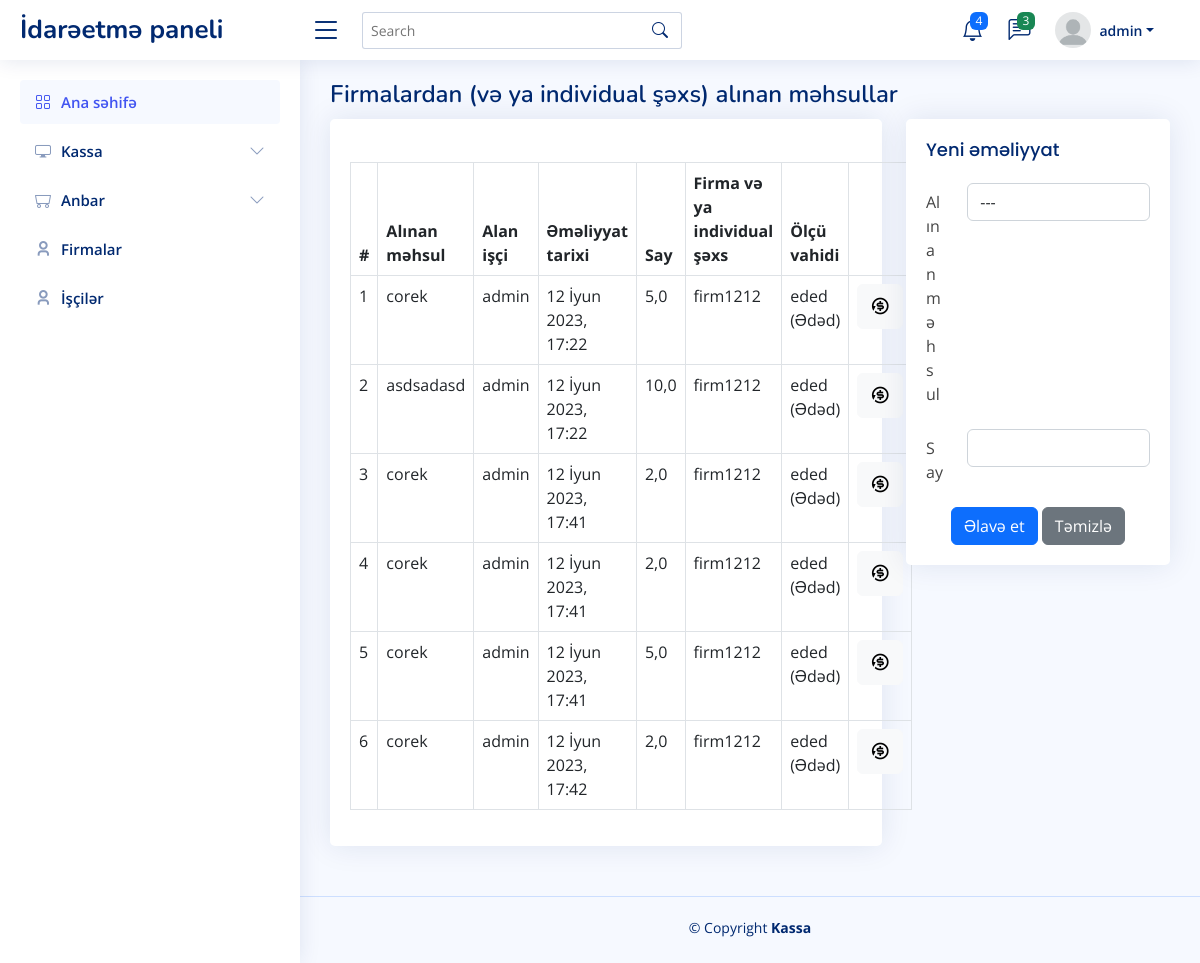
/warehouse/firm/purchase (signed in), run on the app's committed database.
### user/models.py (models this page shows, shortened)
class User(DateTimeLog, AbstractUser):
    profile_picture = models.ImageField(verbose_name='Profil şəkil', upload_to='images/user', null=True, default='images/user/profilepictures.png')
    is_manager = models.BooleanField(default=False)
    is_deleted = models.BooleanField(default=False)
    def __str__(self):
        return self.username
    class Meta:
        verbose_name = 'İşçi'
        verbose_name_plural = 'İşçilər'

### log/models.py (models this page shows, shortened)
class PurchaseProduct(models.Model):
    product = models.ForeignKey(Product, verbose_name='Alınan məhsul', on_delete=models.CASCADE)
    employee = models.ForeignKey(User, verbose_name='Alan işçi', on_delete=models.CASCADE)
    date = models.DateTimeField('Əməliyyat tarixi', auto_now_add=True)
    quantity = models.FloatField('Say')
    refunded = models.BooleanField(default=False)
    @classmethod
    def get_table_fields(cls):
        arr = ['id', 'refunded']
        fields = [field for field in cls._meta.fields if field.name not in arr]
        return fields

### pos/models.py (models this page shows, shortened)
class Product(UserLog, DateTimeLog):
    name = models.CharField(verbose_name='Məhsulun adı', max_length=100, unique=True)
    barcode = models.CharField(verbose_name='Barkod', max_length=50, blank=True, null=True, unique=True)
    picture = models.ImageField(verbose_name='Şəkil', upload_to='images/product', blank=True, null=True)
    firm = models.ForeignKey(Firm, verbose_name=Firm._meta.verbose_name, on_delete=models.CASCADE)
    price = models.FloatField(verbose_name='Satış qiyməti (AZN)')
    purchase_price = models.FloatField(verbose_name='Alış qiyməti (AZN)')
    quantity = models.FloatField(verbose_name='Say/Miqdar')
    measure = models.ForeignKey('UnitOfMeasure', verbose_name='Ölçü vahidi', on_delete=models.CASCADE)
    is_deleted = models.BooleanField(default=False)
    objects = ProductManager()
    def __str__(self):
        return self.name
    class Meta:
        verbose_name = 'Məhsul'
        verbose_name_plural = 'Məhsullar'

class Firm(models.Model):
    name = models.CharField('Ad', max_length=100)
    contact = models.CharField('Əlaqə(tel. nömrəsi, e-poçta və s.)', max_length=30, null=True, blank=True)
    def __str__(self):
        return self.name
    class Meta:
        verbose_name = 'Firma və ya individual şəxs'
        verbose_name_plural = 'Firmalar və ya individual şəxslər'

class UnitOfMeasure(models.Model):
    measure = models.CharField(verbose_name='Ölçü vahidi', max_length=50)
    abbr = models.CharField(verbose_name='Qısaldılmış adı', max_length=25)
    is_active = models.BooleanField(default=True)
    def __str__(self):
        return self.abbr + ' (' + self.measure + ')'
    class Meta:
        verbose_name = 'Ölçü vahidi'
        verbose_name_plural = 'Ölçü vahidi'

### pos/views.py (the view)
# urls.py: path('warehouse/firm/purchase', views.PurchaseProductView.as_view(), name='warehouse_firm_purchase'),
class PurchaseProductView(ListView):
    template_name = 'pos/warehouse_firm_purchase_product.html'
    queryset = PurchaseProduct.get_all_related()
    def get_context_data(self, *, object_list=None, **kwargs):
        context = super().get_context_data()
        context['purchase_product_fields'] = PurchaseProduct.get_table_fields()
        context['products'] = Product.objects.values('id', 'name')
        return context

### pos/managers.py (called while the page is built)
    def get_queryset(self):
        queryset = super().get_queryset()\
            .filter(is_deleted=False)
        return queryset

### templates/pos/warehouse_firm_purchase_product.html (shortened to what this page needs)
{% extends 'pos/index.html' %}
{% block main %}
    <div class="pagetitle">
        <h1>Firmalardan (və ya individual şəxs) alınan məhsullar</h1>
    </div>
    <section class="section">
      <div class="row">
        <div class="col-lg-8">
                <div class="card">
                    <div class="card-body table-wrapper-scroll-y my-custom-scrollbar h-25">
                        <h5 class="card-title"></h5>
                        <table class="table table-bordered">
                            <thead>
                                <tr>
                                    <th scope="col">#</th>
                                    {% for purchase_product_field in purchase_product_fields %}
                                        <th scope="col">{{ purchase_product_field.verbose_name }}</th>
                                    {%endfor%}
                                    <th scope="col">Firma və ya individual şəxs</th>
                                    <th scope="col">Ölçü vahidi</th>
                                </tr>
                            </thead>
                            <tbody>
                                {% for purchase_product in object_list %}
                                    <tr>
                                        <td>{{ forloop.counter }}</td>
                                        <td>{{ purchase_product.product }}</td>
                                        <td>{{ purchase_product.employee }}</td>
                                        <td>{{ purchase_product.date }}</td>
                                        <td>{{ purchase_product.quantity }}</td>
                                        <td>{{ purchase_product.product.firm }}</td>
                                        <td>{{ purchase_product.product.measure }}</td>
                                        <td>
                                            <button class="btn btn-light geri_qaytar_btn" title="Geri qaytar" id="{{ purchase_product.pk }}">
                                                <i class="fa-2x ri-refund-2-fill" style="font-size: 20px;"></i>
                                            </button>
                                        </td>
                                    </tr>
                                 {% empty %}
                                    <tr>
                                        <td colspan="8" class="text-center">Məlumat yoxdur</td>
                                    </tr>
                                {% endfor %}
                            </tbody>
                        </table>
                    </div>
                </div>
            </div>
        <div class="col-lg-4">
          <div class="card">
            <div class="card-body">
              <h5 class="card-title">Yeni əməliyyat</h5>
              <form action="{% url 'pos:warehouse_firm_purchase_create' %}" method="post">
                <div class="row mb-3">
                    <label for="inputProduct" class="col-sm-2 col-form-label">Alınan məhsul</label>
                    <div class="col-sm-10">
                        <select class="form-control" id="inputProduct" name="product" required>
                            <option value="">---</option>
                        </select>
                    </div>
                </div>
                <div class="row mb-3">
                  <label for="inputQuantity" class="col-sm-2 col-form-label">Say</label>
                  <div class="col-sm-10">
                    <input type="text" class="form-control" id="inputQuantity" name="quantity" required>
                  </div>
                </div>
                <div class="text-center">
                  <button type="submit" class="btn btn-primary">Əlavə et</button>
                  <button type="reset" class="btn btn-secondary">Təmizlə</button>
                </div>
              </form>
            </div>
          </div>
        </div>
      </div>
    </section>
{% endblock %}

### templates/partials/header.html (shortened to what this page needs)
  <header id="header" class="header fixed-top d-flex align-items-center">
    <div class="d-flex align-items-center justify-content-between">
      <a class="logo d-flex align-items-center">
        <span class="d-none d-lg-block">İdarəetmə paneli</span>
      </a>
      <i class="bi bi-list toggle-sidebar-btn"></i>
    </div>
    <div class="search-bar">
      <form class="search-form d-flex align-items-center" method="POST" action="#">
        <input type="text" name="query" placeholder="Search" title="Enter search keyword">
        <button type="submit" title="Search"><i class="bi bi-search"></i></button>
      </form>
    </div>
    <nav class="header-nav ms-auto">
      <ul class="d-flex align-items-center" style="margin-right: 30px;">
        <li class="nav-item dropdown">
          <a class="nav-link nav-icon" href="#" data-bs-toggle="dropdown">
            <i class="bi bi-bell"></i>
            <span class="badge bg-primary badge-number">4</span>
          </a>
        </li>
        <li class="nav-item dropdown">
          <a class="nav-link nav-icon" href="#" data-bs-toggle="dropdown">
            <i class="bi bi-chat-left-text"></i>
            <span class="badge bg-success badge-number">3</span>
          </a>
        </li>
        <li class="nav-item dropdown pe-3">
          <a class="nav-link nav-profile d-flex align-items-center pe-0" href="#" data-bs-toggle="dropdown">
            <img src="{{ user.profile_picture.url }}" alt="Profile" class="rounded-circle">
            <span class="d-none d-md-block dropdown-toggle ps-2">{{ user }}</span>
          </a>
        </li>
      </ul>
    </nav>
  </header>

### static/assets/css/style.css (style rules this page uses)
:root { scroll-behavior: smooth; }
body { font-family: "Open Sans", sans-serif; background: #f6f9ff; color: #444444; }
a { color: #4154f1; text-decoration: none; }
h1, h2, h3, h4, h5, h6 { font-family: "Nunito", sans-serif; }
.pagetitle { margin-bottom: 10px; }
.pagetitle h1 { font-size: 24px; margin-bottom: 0; font-weight: 600; color: #012970; }
.card { margin-bottom: 30px; border: none; border-radius: 5px; box-shadow: 0px 0 30px rgba(1, 41, 112, 0.1); }
.card-title { padding: 20px 0 15px 0; font-size: 18px; font-weight: 500; color: #012970; font-family: "Poppins", sans-serif; }
.card-body { padding: 0 20px 20px 20px; }
.logo { line-height: 1; }
@media (min-width: 1200px) { .logo { width: 280px; } }
.logo span { font-size: 26px; font-weight: 700; color: #012970; font-family: "Nunito", sans-serif; }
.header { transition: all 0.5s; z-index: 997; height: 60px; box-shadow: 0px 2px 20px rgba(1, 41, 112, 0.1); background-color: #fff; padding-left: 20px; }
.header .toggle-sidebar-btn { font-size: 32px; padding-left: 10px; cursor: pointer; color: #012970; }
.header .search-bar { min-width: 360px; padding: 0 20px; }
.header .search-form { width: 100%; }
.header .search-form input { border: 0; font-size: 14px; color: #012970; border: 1px solid rgba(1, 41, 112, 0.2); padding: 7px 38px 7px 8px; border-radius: 3px; transition: 0.3s; width: 100%; }
.header .search-form button { border: 0; padding: 0; margin-left: -30px; background: none; }
.header .search-form button i { color: #012970; }
.header-nav ul { list-style: none; }
.header-nav>ul { margin: 0; padding: 0; }
.header-nav .nav-icon { font-size: 22px; color: #012970; margin-right: 25px; position: relative; }
.header-nav .nav-profile { color: #012970; }
.header-nav .nav-profile img { max-height: 36px; }
.header-nav .nav-profile span { font-size: 14px; font-weight: 600; }
.header-nav .badge-number { position: absolute; inset: -2px -5px auto auto; font-weight: normal; font-size: 12px; padding: 3px 6px; }

### data on the page
User: profile_picture (picture), username "admin"
PurchaseProduct: product "corek", employee "admin", date "12 İyun 2023, 17:22", quantity "5,0", product.firm "firm1212", product.measure "eded (Ədəd)"
PurchaseProduct: product "asdsadasd", employee "admin", date "12 İyun 2023, 17:22", quantity "10,0", product.firm "firm1212", product.measure "eded (Ədəd)"
PurchaseProduct: product "corek", employee "admin", date "12 İyun 2023, 17:41", quantity "2,0", product.firm "firm1212", product.measure "eded (Ədəd)"
PurchaseProduct: product "corek", employee "admin", date "12 İyun 2023, 17:41", quantity "2,0", product.firm "firm1212", product.measure "eded (Ədəd)"
PurchaseProduct: product "corek", employee "admin", date "12 İyun 2023, 17:41", quantity "5,0", product.firm "firm1212", product.measure "eded (Ədəd)"
PurchaseProduct: product "corek", employee "admin", date "12 İyun 2023, 17:42", quantity "2,0", product.firm "firm1212", product.measure "eded (Ədəd)"

### other printed values
{{ purchase_product_field.verbose_name }} "Alınan məhsul" "Alan işçi" "Əməliyyat tarixi" "Say"
